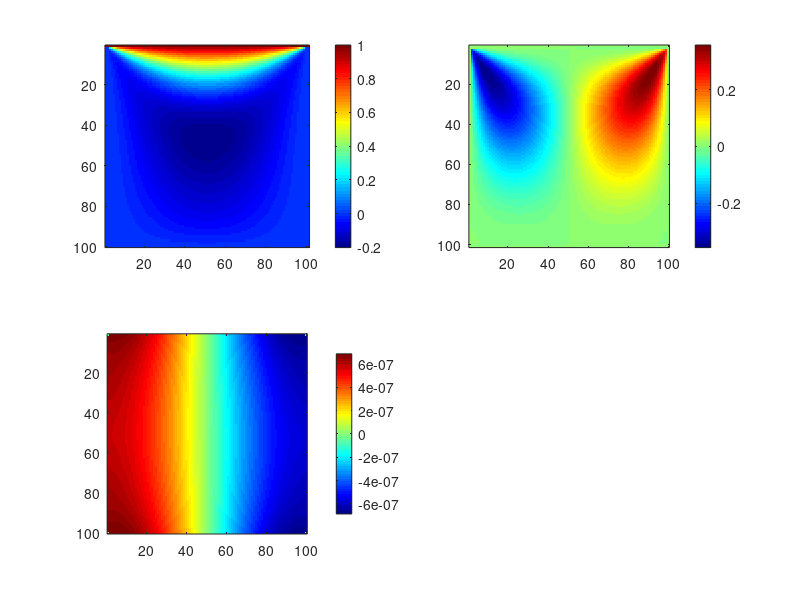

Write the MATLAB code that produced this figure.
clear;figure(31);clf;colormap jet
% WHL: Solve 2D Stokes equations with dampening scheme that is derived with this type: b*d2V/dtau2+a*dV/dtau = D^2Vx/dx^2)+C=0
% While dV/dt = D^2Vx/dx^2)+C=0 is the basied PT method, which is very slow!
% it would turn to the formulation of  dT_dtau^(k+1)=B+(1-a)*dT_dtau^(k) when we choose b=dtau.
% physics
% independent
Lx           = 1;
v0           = 1;
mu           = 10;
rhosg        = 1;
% scales
p0           = mu*v0/Lx;
% dependent
Rxy          = 1
Ly           = Rxy*Lx;
% numerics
nx           = 100;
ny           = Rxy*nx;
dx           = Lx/nx;

CFL          = 0.9;
beta_n       = 10
niter        = 500*max(nx,ny);
epsi         = 1e-4

% preprocessing
dx           = Lx/nx; %nx as cell number
dy           = Ly/ny;
D            = 2*mu*(2/3+beta_n)+mu; # equvilent diffusion coefficient.
ndim         = 2
#dtau  = CFL*dx*dx/2/ndim/D;
dtau         = CFL*dx*dx/D/2.1/1; # dt from damped wave equation. % it works with D/2.1, very fast! But be ready to change to D/4.1 if not converged!
a            = dtau;
omega        = 1;
bx           = 1* pi*omega/nx;
by           = 1* pi*omega/ny;  % include beta_n for pressure equation!
dampx        = 1 - bx;
dampy        = 1 - by;
dtauP        = 0.95*2*mu*ndim*(1+1*beta_n)/nx;  %0.4*dx/sqrt(ax);
%dtauP       =0.95*dx*dx/dtau/nx;  #WHL: how come the nx ? 
%dtauP =2*mu*(1+beta_n)/3/nx;
[xc  ,yc  ] = ndgrid(0.5*dx+(0:dx:Lx-dx)  ,0.5*dy+(0:dy:Ly-dy)); % .(nx,ny)
[xVx ,yVx ] = ndgrid(0:dx:Lx     ,0.5*dy+(0:dy:Ly-dy)); % nx+1,ny
[xVy ,yVy ] = ndgrid(0.5*dx+(0:dx:Lx-dx)  ,0:dy:Ly     ); % nx,ny+1
%[xVxy,yVxy] = ndgrid(0:dx:Lx-2*dx,0:dy:Ly-2*dy); % nx-2,ny-2 
[xVxy,yVxy] = ndgrid(0:dx:Lx,0:dy:Ly); % nx+1,ny+1 
RVx1  =  zeros(nx-1,ny-2  );
RVy1  =  zeros(nx-2,ny-1);
RVx2  =  zeros(nx-1,ny-2  );
RVy2  =  zeros(nx-2,ny-1);
Exx  = zeros(nx,ny);
Eyy  = zeros(nx,ny);
Exy  = zeros(nx-1,ny-1);

% init
Vx   = zeros(nx+1,ny);
Vy   = zeros(nx,ny+1);
P    = zeros(nx,ny);
Txx  = zeros(nx,ny);
Tyy  = zeros(nx,ny);
Txy  = zeros(nx+1,ny+1);

% Boundary condition:
Vx(:,end)=0; Vx(:,1)=v0;
Vy(1,:)=0; Vy(end,:)=0;

# Notice that the following line initialzed Vx/Vy,P,. It also set the boundary condition for Vx and Vy, if not overwritten by other setup. 2Oct2024
#Vx   =  v0*sin(pi*xVx / Lx      ).*cos(pi*yVx /(Ly-  dy));Vx(1,:)=0;Vx(end,:)=0;
#Vy   = -v0*cos(pi*xVy /(Lx-  dx)).*sin(pi*yVy / Ly      );Vy(:,1)=0;Vy(:,end)=0;
#P    =  p0*cos(pi*xc  /(Lx-  dx)).*cos(pi*yc  /(Ly-  dy));

    for iter = 1:niter
        div = (diff(Vx,1,1)/dx+diff(Vy,1,2)/dy);
        Exx = diff(Vx,1,1)/dx-1/3*div;
        Eyy = diff(Vy,1,2)/dy-1/3*div;
        Exy = (diff(Vx(2:nx,:),1,2)/dy+diff(Vy(:,2:ny),1,1)/dx)*0.5;
        Txx = 2.0*mu*(Exx+beta_n*div); %(diff(Vx,1,1)/dx+beta_n*div);   %(nx,ny)
        Tyy = 2.0*mu*(Eyy+beta_n*div); %(diff(Vy,1,2)/dy+beta_n*div);   %(nx,ny)
        Txy(2:nx,2:ny) =2.0*mu*Exy;
        RVx1=(diff(Txx(:,2:ny-1),1,1)/dx+diff(Txy(2:nx,2:ny),1,2)/dy- ...
              diff(P(:,2:ny-1),1,1)/dx);
        RVx2=RVx1+dampx*RVx2;
        RVy1=(diff(Tyy(2:nx-1,:),1,2)/dy+diff(Txy(2:nx,2:ny),1,1)/dx- ...
             diff(P(2:nx-1,:),1,2)/dy- rhosg);
        RVy2=RVy1+dampx*RVy2;
        Vx(2:nx,2:ny-1) = Vx(2:nx,2:ny-1)+dtau*RVx2;  # Boundary Vx and Vy are not updated. So the boundary condiction is fixed Vx and Vy from the initialization!
        Vy(2:nx-1,2:ny) = Vy(2:nx-1,2:ny)+dtau*RVy2;
        P = P - dtauP*div;  %P = P - mean(P(:));


       
        resid = [max(abs(RVx1(:))) max(abs(RVy1(:))) max(abs(div(:)))]; # resisual for each equations
        if (max(resid) < epsi) && iter>nx;  break;end
       % if any(isnan(Vx),'all');iters(irun) = inf;break;end
        if mod(iter,500) == 0
            subplot(221);imagesc(Vx');axis image;colorbar
            subplot(222);imagesc(Vy');axis image;colorbar
            subplot(223);imagesc(div');axis image;colorbar
            %subplot(224);semilogy(iter/nx,abs_err,'d');hold on
            residVx=max(abs(RVx1(:)));
            residVy=max(abs(RVy1(:)));
            maxdiv=max(abs(div(:)));
            fprintf('Iteration %d, residdVx=%7.3e,residdVy=%7.3e,maxdiv=%7.3e\n',iter,residVx,residVy,maxdiv); 
            drawnow
        end
    end
